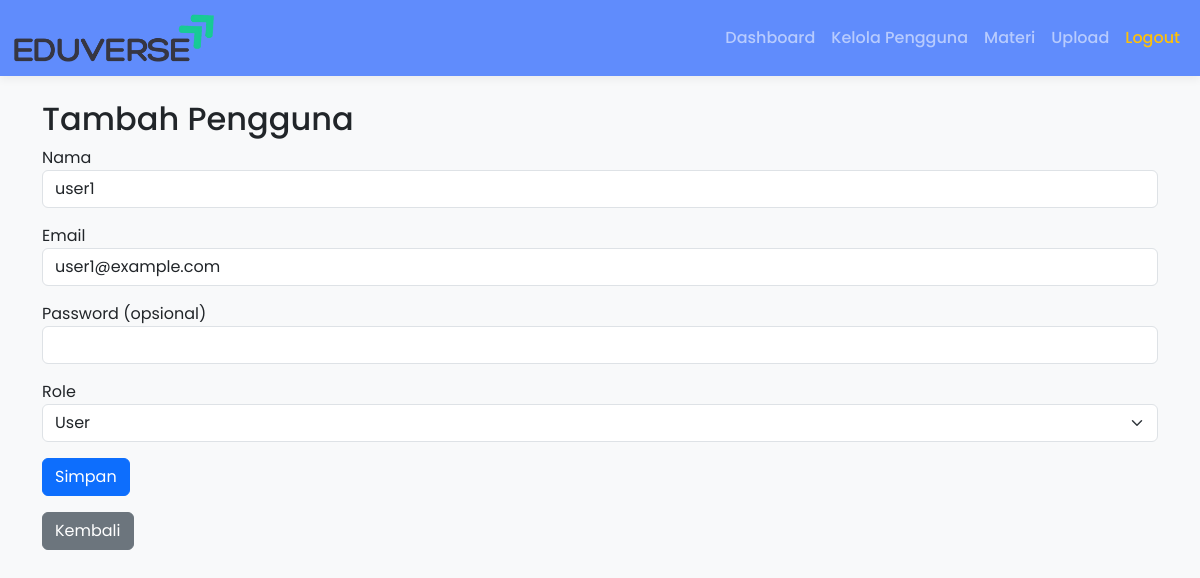
The app's page /admin/users/edit/2 (signed in) with its own data.
### app/models.py (models this page shows)
class User(db.Model, UserMixin):
    id = db.Column(db.Integer, primary_key=True)
    name = db.Column(db.String(100), nullable=False)
    email = db.Column(db.String(150), unique=True, nullable=False)
    password = db.Column(db.String(200), nullable=False)
    role = db.Column(db.String(20), default='user')  # bisa 'user' atau 'admin'

### app/routes.py (the view, shortened to what this page needs)
@main.route('/admin/users/edit/<int:user_id>', methods=['GET', 'POST'])
@login_required
def edit_user(user_id):
    if current_user.role != 'admin':
        abort(403)
    user = User.query.get_or_404(user_id)
    form = AdminUserForm(obj=user)
    return render_template('admin_edit_user.html', form=form, user=user)

### app/forms.py
class AdminUserForm(FlaskForm):
    name = StringField('Nama', validators=[DataRequired()])
    email = StringField('Email', validators=[DataRequired(), Email()])
    password = PasswordField('Password (opsional)', validators=[Optional()])
    role = SelectField('Role', choices=[('user', 'User'), ('admin', 'Admin')], validators=[DataRequired()])
    submit = SubmitField('Simpan')

### app/__init__.py (called while the page is built)
def create_app():
    app = Flask(__name__)
    app.config['SECRET_KEY'] = 'rahasia123'
    app.config['SQLALCHEMY_DATABASE_URI'] = 'sqlite:///eduverse.db'
    app.config['SQLALCHEMY_TRACK_MODIFICATIONS'] = False
    db.init_app(app)
    from app import models
    login_manager.init_app(app)
    migrate.init_app(app, db)
    from app.routes import main
    app.register_blueprint(main)
    from app.models import User
    @login_manager.user_loader
    def load_user(user_id):
        return User.query.get(int(user_id))
    return app

### app/templates/admin_edit_user.html (shortened to what this page needs)
{% extends 'base.html' %}
{% block content %}
<h2>Tambah Pengguna</h2>
<form method="POST">
    <div class="mb-3">{{ form.name.label }} {{ form.name(class="form-control") }}</div>
    <div class="mb-3">{{ form.email.label }} {{ form.email(class="form-control") }}</div>
    <div class="mb-3">{{ form.password.label }} {{ form.password(class="form-control") }}</div>
    <div class="mb-3">{{ form.role.label }} {{ form.role(class="form-select") }}</div>
    {{ form.submit(class="btn btn-primary") }}
</form>
<a href="{{ url_for('main.manage_users') }}" class="btn btn-secondary mt-3">Kembali</a>
{% endblock %}

### app/templates/base.html (style rules this page uses)
body { font-family: 'Poppins', sans-serif; background-color: #f8f9fa; }

### records on screen
User: name "user1", email "user1@example.com", role "User"
